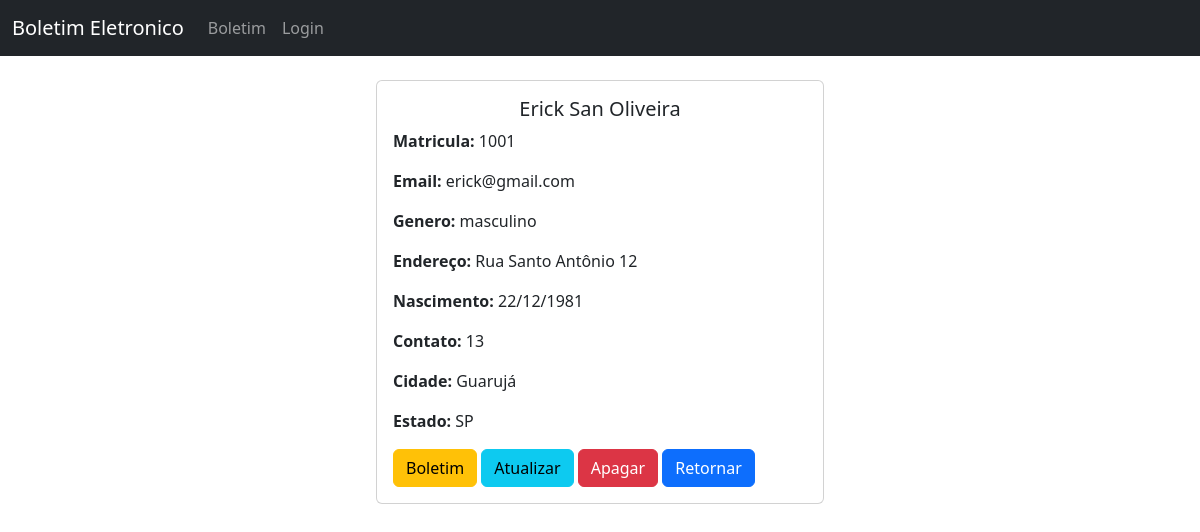
Before: /test/1001/ with the older database file.
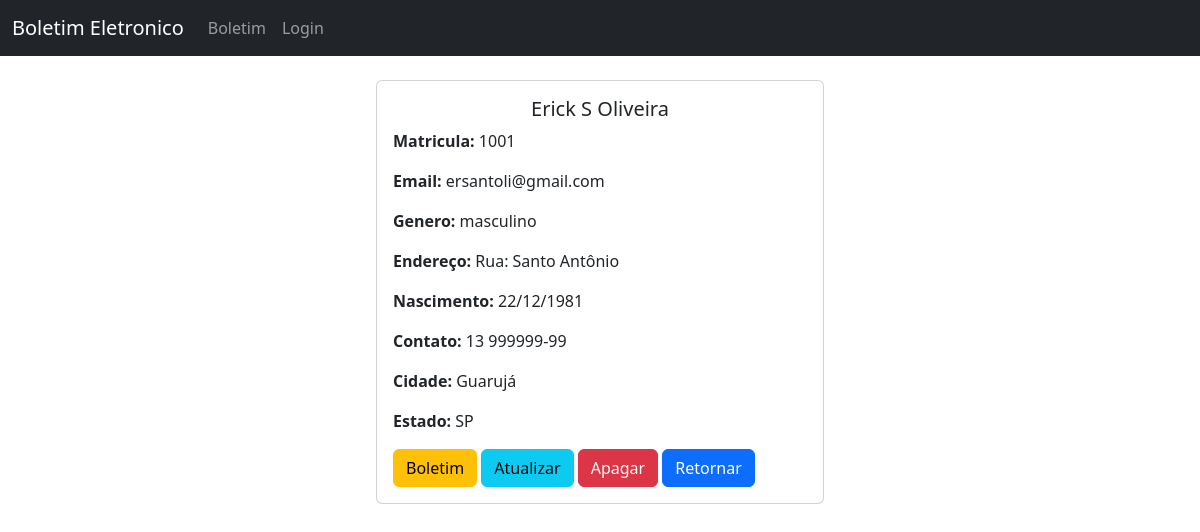
After: the same page with the newer database file.
### produtos/models.py (models this page shows, shortened)
class Gravar(models.Model):
    criado_em= models.DateTimeField(auto_now_add=True)
    matricula = models.CharField(max_length=50)
    nome = models.CharField(max_length=50)
    email = models.CharField(max_length=50)
    genero = models.CharField(max_length=20)
    endereco = models.CharField(max_length=150)
    nascido = models.CharField(max_length=30)
    contato = models.CharField(max_length=50)
    cidade = models.CharField(max_length=50)
    estado = models.CharField(max_length=2)

### produtos/views.py (the view)
# urls.py: path('test/<str:matricula>/', views.test, name="test"),
def test(request, matricula):
     matricula = Gravar.objects.get(matricula=matricula)
     return render(request, 'test.html', {'matricula': matricula})

### produtos/templates/test.html (shortened to what this page needs)
{%load static%}
<!DOCTYPE html>
<html lang="en">
<head>
  <link href="https://cdn.jsdelivr.net/npm/bootstrap@5.3.3/dist/css/bootstrap.min.css" rel="stylesheet">
  <link href="{% static 'produtos/css/stylo.css' %}"rel="stylesheet">
</head>
<body>
{% include 'navbar.html'%}
    <div class="card" style="width: 28rem;margin:0 auto;">
      <div class="card-body">
        <h5 class="card-title" style="text-align: center;">{{matricula.nome}}</h5>
        <p class="card-text"><strong>Matricula: </strong> {{matricula.matricula}}</p>
        <p class="card-text"><strong>Email: </strong> {{matricula.email}}</p>
        <p class="card-text"><strong>Genero: </strong> {{matricula.genero}}</p>
        <p class="card-text"><strong>Endereço: </strong> {{matricula.endereco}}</p>
        <p class="card-text"><strong>Nascimento: </strong> {{matricula.nascido}}</p>
        <p class="card-text"><strong>Contato: </strong> {{matricula.contato}}</p>
        <p class="card-text"><strong>Cidade: </strong> {{matricula.cidade}}</p>
        <p class="card-text"><strong>Estado: </strong> {{matricula.estado}}</p>
        <a href="{%url 'boletim_list' matricula.matricula%}" class="btn btn-warning">Boletim</a>
        <a href="{%url 'att_record' matricula.matricula%}" class="btn btn-info">Atualizar</a>
        <a href="{%url 'delete_record' matricula.matricula%}" class="btn btn-danger">Apagar</a>
        <a href="{%url 'aluno'%}" class="btn btn-primary">Retornar</a>
      </div>
    </div>
</body>
</html>

### produtos/templates/navbar.html (shortened to what this page needs)
{% block content %}
<div class="navegacão">
    <nav class="navbar navbar-expand-lg  navbar-dark bg-dark">
        <div class="container-fluid">
          <a class="navbar-brand" href="{%url 'index'%}">Boletim Eletronico</a>
          <div class="collapse navbar-collapse" id="navbarNav">
            <ul class="navbar-nav">
              <li class="nav-item">
                {% if user.is_authenticated %}
                <a class="nav-link active" aria-current="page" href="{%url 'index'%}">Home</a>
              </li>
              <li class="nav-item">
                <a class="nav-link active" href="{% url 'add_record'%}">Cadastro Aluno</a>
               </li>
              <li class="nav-item">
                <a class="nav-link active" href="{%url 'aluno'%}">Alunos Cadastrados</a>
              </li>
              <li class="nav-item">
                <a class="nav-link active" href="{% url 'boletim_create'%}">Notas</a>
              </li>
              <li class="nav-item">
                <a class="nav-link active" href="{% url 'logout'%}">Logout</a>
               </li>
               <li class="nav-item">
                <a class="nav-link active" href="{% url 'boletim_view'%}">boletim</a>
               </li>
              {% else %}
              <li class="nav-item">
                <a class="nav-link " aria-disabled="true" href="{% url 'boletim_view'%}">Boletim</a>
              </li>
              <li class="nav-item">
                <a class="nav-link" >Login</a>
              </li>
            </ul>
            {% endif %}
          </div>
        </div>
      </nav>
   </div>
   <br>
   {% endblock %}

Changed rows visible on the page:
removed Gravar: nome "Erick San Oliveira", matricula "1001", email "erick@gmail.com", genero "masculino", endereco "Rua Santo Antônio 12", nascido "22/12/1981", contato "13", cidade "Guarujá", estado "SP"
added Gravar: nome "Erick S Oliveira", matricula "1001", email "ersantoli@gmail.com", genero "masculino", endereco "Rua: Santo Antônio", nascido "22/12/1981", contato "13 999999-99", cidade "Guarujá", estado "SP"
